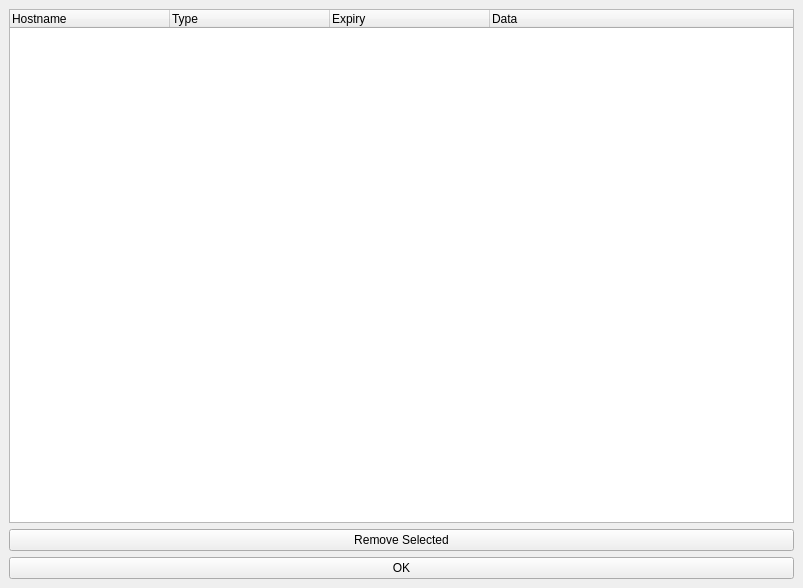
<?xml version="1.0" encoding="UTF-8"?>
<ui version="4.0">
 <class>CacheViewer</class>
 <widget class="QMainWindow" name="CacheViewer">
  <property name="geometry">
   <rect>
    <x>0</x>
    <y>0</y>
    <width>803</width>
    <height>588</height>
   </rect>
  </property>
  <property name="windowTitle">
   <string>Cache Viewer</string>
  </property>
  <widget class="QWidget" name="centralwidget">
   <layout class="QVBoxLayout" name="verticalLayout">
    <item>
     <widget class="QTreeWidget" name="cacheView">
      <property name="alternatingRowColors">
       <bool>true</bool>
      </property>
      <property name="selectionMode">
       <enum>QAbstractItemView::MultiSelection</enum>
      </property>
      <property name="indentation">
       <number>0</number>
      </property>
      <property name="rootIsDecorated">
       <bool>true</bool>
      </property>
      <property name="uniformRowHeights">
       <bool>true</bool>
      </property>
      <attribute name="headerDefaultSectionSize">
       <number>160</number>
      </attribute>
      <column>
       <property name="text">
        <string>Hostname</string>
       </property>
      </column>
      <column>
       <property name="text">
        <string>Type</string>
       </property>
      </column>
      <column>
       <property name="text">
        <string>Expiry</string>
       </property>
      </column>
      <column>
       <property name="text">
        <string>Data</string>
       </property>
      </column>
     </widget>
    </item>
    <item>
     <widget class="QPushButton" name="removeButton">
      <property name="text">
       <string>Remove Selected</string>
      </property>
     </widget>
    </item>
    <item>
     <widget class="QPushButton" name="okButton">
      <property name="text">
       <string>OK</string>
      </property>
     </widget>
    </item>
   </layout>
  </widget>
 </widget>
 <resources/>
 <connections/>
</ui>
